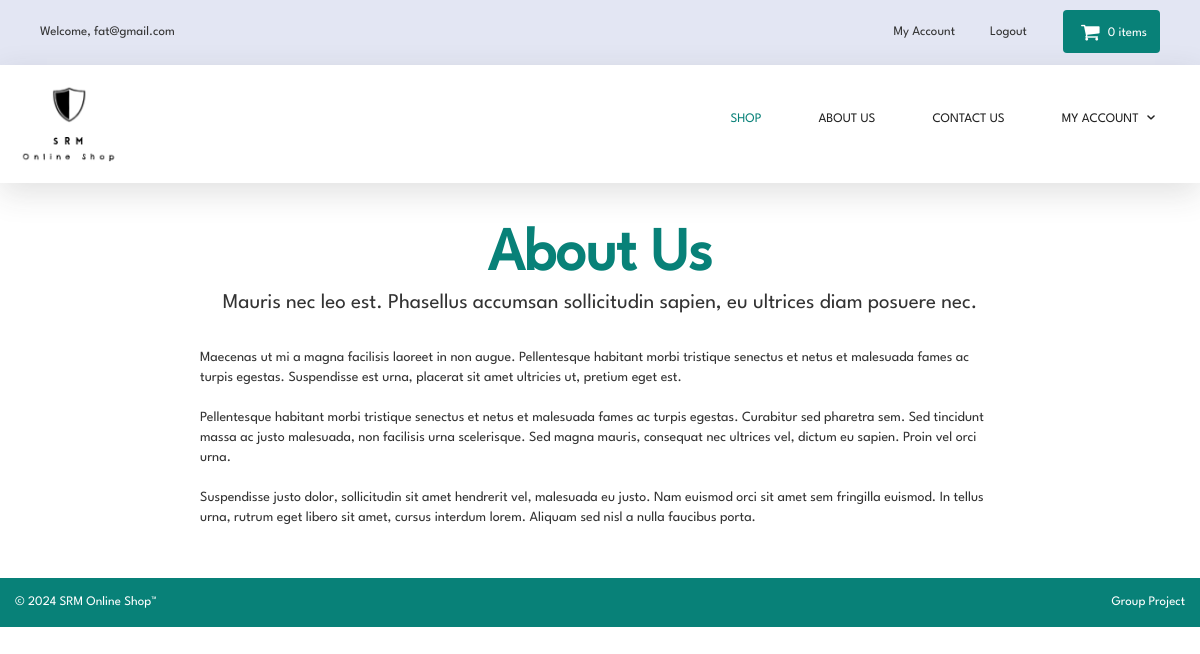
The page /about.php (signed in) on the database its author committed.
### tables this page shows
CREATE TABLE `about_us` (
  `about_id` int(10) NOT NULL,
  `about_heading` text NOT NULL,
  `about_short_desc` text NOT NULL,
  `about_desc` text NOT NULL
);

### about.php (the view, shortened to what this page needs)
<?php
include("includes/db.php");
include("includes/header.php");
include("includes/main.php");
$get_about_us = "select * from about_us";
$run_about_us = mysqli_query($con,$get_about_us);
$row_about_us = mysqli_fetch_array($run_about_us);
$about_heading = $row_about_us['about_heading'];
$about_short_desc = $row_about_us['about_short_desc'];
$about_desc = $row_about_us['about_desc'];
?>
<main class="about_container">
  <div class="header user_header">
    <h1 class="heading"> <?php echo $about_heading; ?> </h1>
    <p class="lead"> <?php echo $about_short_desc; ?> </p>
  </div>
  <div class="about_desc">
    <p> <?php echo $about_desc; ?> </p>
  </div>
</main>
<?php
include("includes/footer.php");
?>
</body>
</html>

### styles/backend.css (style rules this page uses)
html { font-family: 'League Spartan', Helvetica, Arial, sans-serif; line-height: 1.15; -ms-text-size-adjust: 100%; -webkit-text-size-adjust: 100%; }
body { position: relative; margin: 0; font-family: 'LeagueSpartan-Regular', Helvetica, Arial, sans-serif; }
h1 { font-size: 2em; margin: 0.67em 0; }
figcaption, figure, main { display: block; }
html { box-sizing: border-box; }
body { min-width: 1190px; font-family: League Spartan, sans-serif; font-weight: 400; background-color: white; }

### styles/style.css (style rules this page uses)
body { min-height: 100vh; position: relative; font-family: 'LeagueSpartan-Regular', Helvetica, Arial, sans-serif; font-size: 14px; line-height: 1.42857143; color: #333333; overflow-x: hidden; }

### styles/products.css (style rules this page uses)
.header { width: 100%; text-align: center; }
.header h1 { font-size: 6rem; color: #088178; font-weight: bold; }

### styles/about.css (style rules this page uses)
.about_container { display: flex; align-items: center; justify-content: center; flex-direction: column; gap: 1rem; padding: 4rem; }
.about_container .header { display: flex; align-items: center; justify-content: center; flex-direction: column; }
.about_container .header .heading { margin: 0; }
.about_container .about_desc { width: 80rem; }

### rows shown on the page
about_us: about_heading "About Us", about_short_desc "Mauris nec leo est. Phasellus accumsan sollicitudin sapien, eu ultrices diam posuere nec.", about_desc "Maecenas ut mi a magna facilisis laoreet in non augue. Pellentesque habitant morbi tristique senectus et netus et malesuada fames ac turpis egestas. Suspendisse est urna, placerat sit amet ultricies ut, pretium eget est. Pellentesque habitant morbi tristique senectus et netus et malesuada fames ac turpis egestas. Curabitur sed pharetra sem. Sed tincidunt massa ac justo malesuada, non facilisis urna scelerisque. Sed magna mauris, consequat nec ultrices vel, dictum eu sapien. Proin vel orci urna. Suspendisse justo dolor, sollicitudin sit amet hendrerit vel, malesuada eu justo. Nam euismod orci sit amet sem fringilla euismod. In tellus urna, rutrum eget libero sit amet, cursus interdum lorem.…"

### other values the page prints
$_SESSION['customer_email'] "fat@gmail.com"
$count_items "0"
